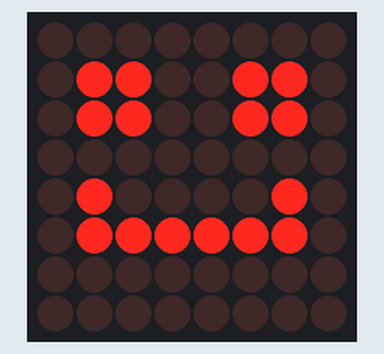
The sketch below on a simulated Arduino Uno, built with avr-gcc and run on an emulated ATmega328P. Parts: 8×8 LED matrix.

Above: at 0.1 s.
At 2.1 s:
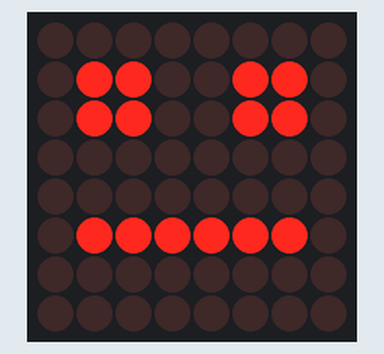
At 4.1 s:
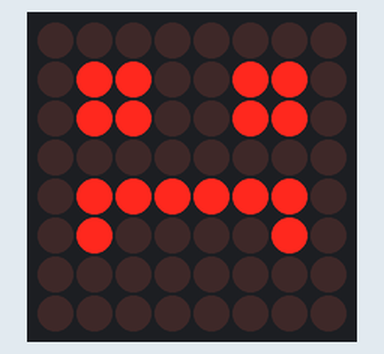

Measured:
- by itself, everything shown: repeats every 6.0 s, in 3 steps
- what the display in image 1 shows lasts 2.0 s, from 2.0 s to 4.0 s

The sketch:

MAX7219faces.ino
```cpp
#include <LedControl.h>

// Pin definitions
const int dataIn = 12;
const int clk = 11;
const int load = 10;
const int numDevices = 1;  // Number of MAX7219 devices connected

// Create the LedControl object
LedControl lc = LedControl(dataIn, clk, load, numDevices);

// Define the face patterns (8x8 matrix)

byte happyFace[8] = {
  0b00000000,
  0b01100110,
  0b01100110,
  0b00000000,
  0b01000010,
  0b01111110,
  0b00000000,
  0b00000000
};

byte blankFace[8] = {
  0b00000000,
  0b01100110,
  0b01100110,
  0b00000000,
  0b00000000,
  0b01111110,
  0b00000000,
  0b00000000
};

byte sadFace[8] = {
  0b00000000,
  0b01100110,
  0b01100110,
  0b00000000,
  0b01111110,
  0b01000010,
  0b00000000,
  0b00000000
};

void setup() {
  // Initialize the MAX7219
  for (int i = 0; i < numDevices; i++) {
    lc.shutdown(i, false);  // Wake up MAX7219
    lc.setIntensity(i, 8);   // Set brightness (0-15)
    lc.clearDisplay(i);      // Clear display
  }
}

void loop() {
  // Display the faces
  displayFace(happyFace);
  delay(2000);  // Delay for 2 seconds

  displayFace(blankFace);
  delay(2000);  // Delay for 2 seconds

  displayFace(sadFace);
  delay(2000);  // Delay for 2 seconds
}

// Function to display a face on the LED matrix
void displayFace(byte face[8]) {
  for (int row = 0; row < 8; row++) {
    lc.setRow(0, row, face[row]);  // Display each row on the LED matrix
  }
}
```
